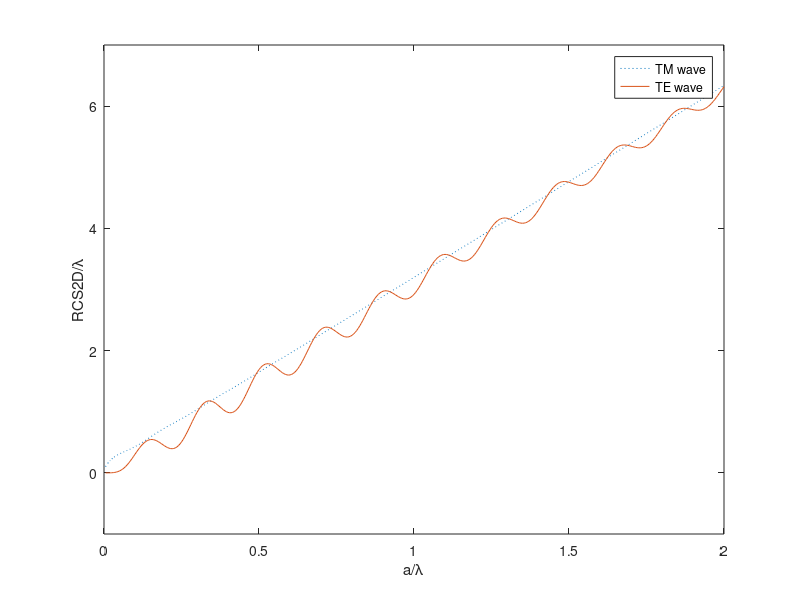

MATLAB code for this plot:
% ECE 541 Fall 2025 Project 6
% Problem 1(b)

clc
clear

j = sqrt(-1);
lambda =1;
k = 2*pi/lambda;
M = 80;
PHI = pi;
a = 0.005*lambda:0.005*lambda:2*lambda;
RHO = 100*a;
funcTM = zeros(2*M+1,length(a));
funcTE = zeros(2*M+1,length(a));

for i = 1:2*M+1
    n = i-M-1;
    coeffa = j^(-n)*besselj(n,k*a)./besselh(n,2,k*a);
    jprim = 1/2*(besselj(n-1,k*a)-besselj(n+1,k*a));
    hprim = 1/2*(besselh(n-1,2,k*a)-besselh(n+1,2,k*a));
    coeffb = -j^(-n)*jprim./hprim;
    funcTM(i,:) = coeffa.*besselh(n,2,k*RHO).*exp(j*n*PHI);
    funcTE(i,:) = coeffb.*besselh(n,2,k*RHO).*exp(j*n*PHI);
end

RCS2DTM = 2*pi*RHO.*(abs(sum(funcTM,1))).^2;
RCS2DTE = 2*pi*RHO.*(abs(sum(funcTE,1))).^2;
plot(a,RCS2DTM/lambda,':',a,RCS2DTE/lambda,'');
legend('TM wave','TE wave','Location','best');
xlabel('a/\lambda');
ylabel('RCS2D/\lambda');
ylim([-1,7]);
